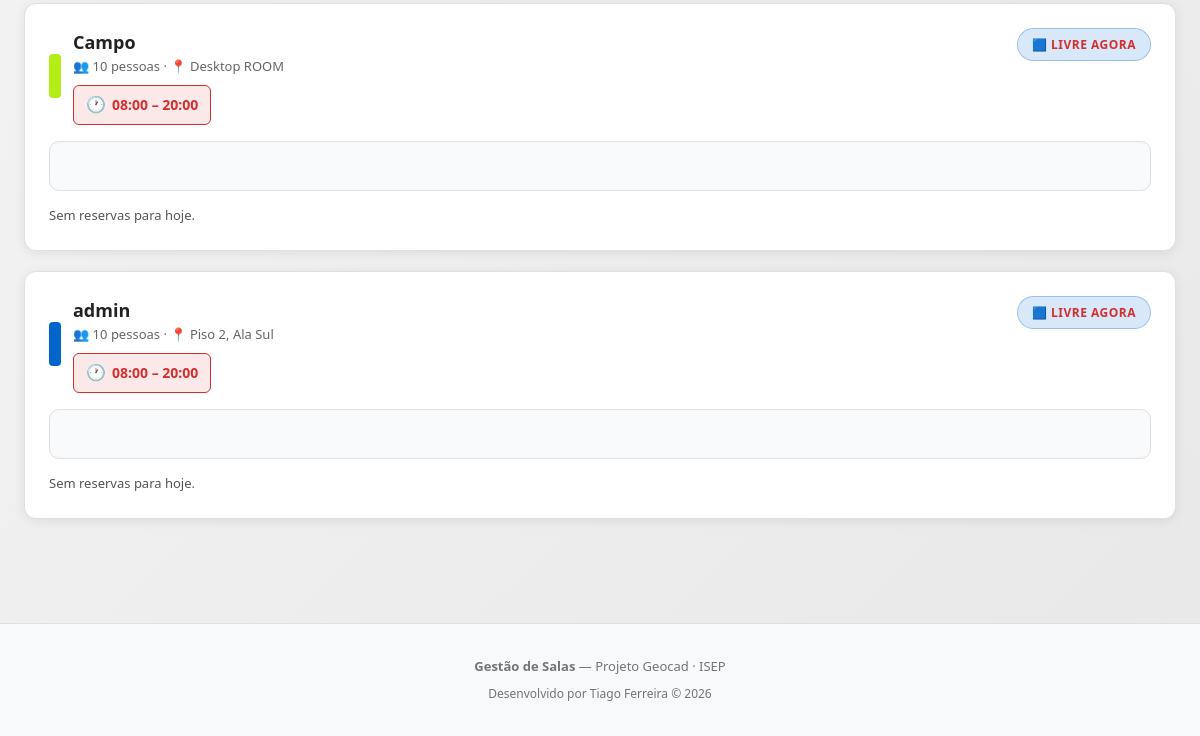
Page / (signed in, lower part) on the earlier database version.
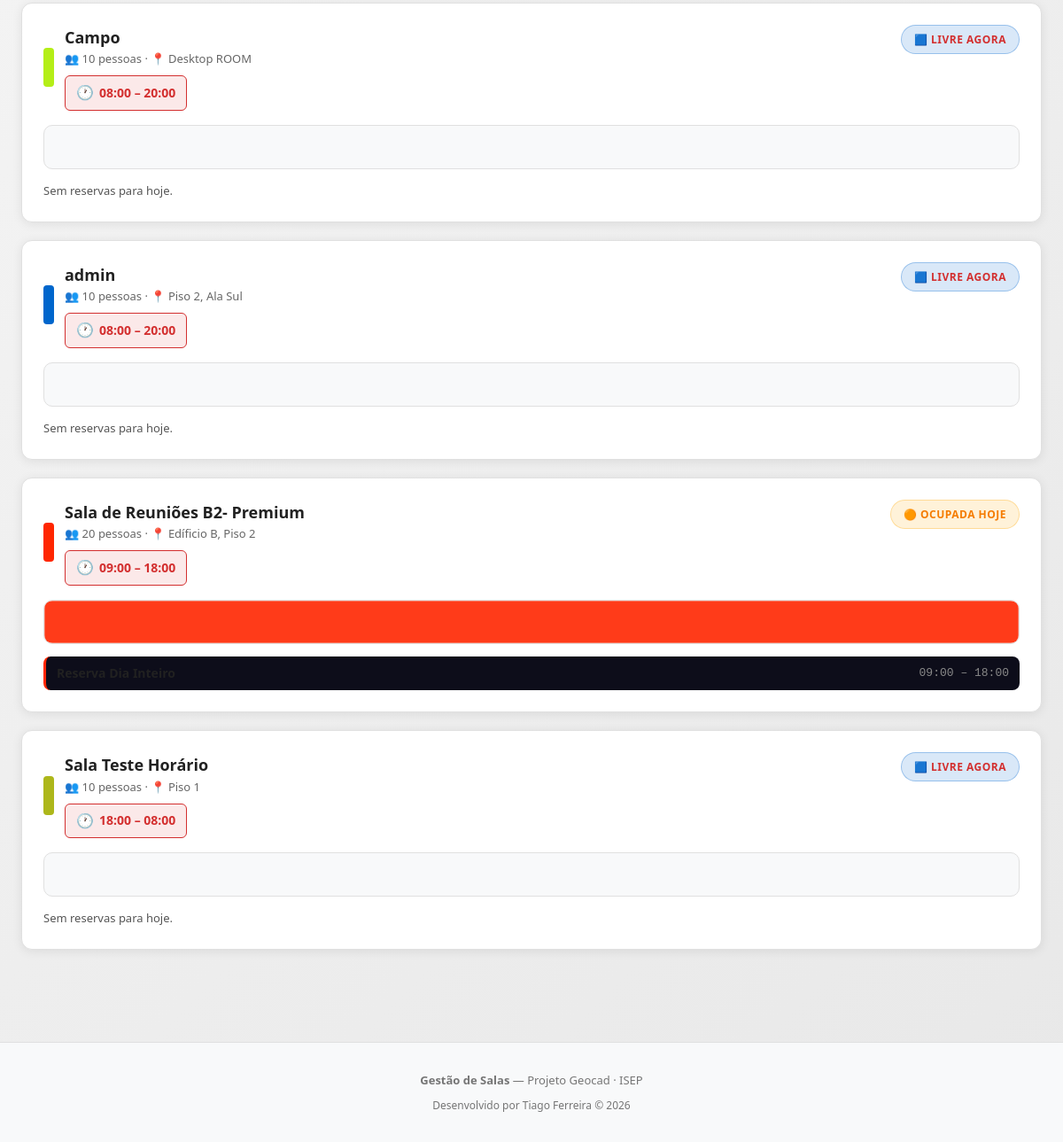
Same page on the later database version.
### app/models.py (models this page shows)
class Room(Base):
    __tablename__ = "rooms"
    id         = Column(Integer, primary_key=True, index=True)
    name       = Column(String, nullable=False)
    capacity   = Column(Integer, nullable=False)
    location   = Column(String, nullable=False)
    color      = Column(String, default="#e85d04")
    start_time = Column(String, nullable=False)        # ex: "08:00"
    end_time   = Column(String, nullable=False)        # ex: "18:00"
    work_days  = Column(String, default="1,2,3,4,5")  # dias da semana separados por vírgula
    reservations = relationship("Reservation", back_populates="room")
    equipment = relationship("Equipment", back_populates="room")

class Reservation(Base):
    __tablename__ = "reservations"
    id         = Column(Integer, primary_key=True, index=True)
    title      = Column(String, nullable=False)
    date       = Column(String, nullable=False)        # ex: "2026-02-23"
    start_time = Column(String, nullable=False)        # ex: "09:00"
    end_time   = Column(String, nullable=False)        # ex: "10:00"
    room_id = Column(Integer, ForeignKey("rooms.id"), nullable=False)
    user_id = Column(Integer, ForeignKey("users.id"), nullable=False)
    room = relationship("Room", back_populates="reservations")
    user = relationship("User", back_populates="reservations")

### app/routers/public.py (the view)
@router.get("/")
async def public_view(request: Request, db=Depends(get_db)):
    rooms = db.query(models.Room).all()
    today = str(date_type.today())
    reservations = db.query(models.Reservation).filter(models.Reservation.date == today).all()
    user = get_current_user(request, db)
    return request.app.state.templates.TemplateResponse(
        "public.html",
        {"request": request, "rooms": rooms, "reservations": reservations, "today": today, "user": user},
    )

### app/templates/public.html (shortened to what this page needs)
{% extends "base.html" %}
{% block content %}
<div class="container">
  {% if rooms %}
    <div style="display: flex; flex-direction: column; gap: 20px;">
      {% for room in rooms %}
        {% set room_res = reservations | selectattr("room_id", "equalto", room.id) | list %}
        <div class="card">
          <div style="display: flex; justify-content: space-between; align-items: flex-start; margin-bottom: 16px; flex-wrap: wrap; gap: 12px;">
            <div style="display: flex; align-items: center; gap: 12px;">
              <div style="width: 12px; height: 44px; border-radius: 4px; background: {{ room.color }};"></div>
              <div>
                <div style="font-size: 18px; font-weight: 700;">{{ room.name }}</div>
                <div style="color: #666; font-size: 13px;">👥 {{ room.capacity }} pessoas · 📍 {{ room.location }}</div>
                <div class="room-schedule">
                  <span class="time-icon">🕐</span>
                  <span>{{ room.start_time }} – {{ room.end_time }}</span>
                </div>
              </div>
            </div>
            {% if room_res | length == 0 %}
              <span class="tag tag-blue">🟦 Livre agora</span>
            {% else %}
              <span class="tag tag-orange">🟠 Ocupada hoje</span>
            {% endif %}
          </div>
          <div class="occ-bar">
            {% set start_min = room.start_time.split(':')[0] | int * 60 + room.start_time.split(':')[1] | int %}
            {% set end_min = room.end_time.split(':')[0] | int * 60 + room.end_time.split(':')[1] | int %}
            {% set total = end_min - start_min %}
            {% for r in room_res %}
              {% set s = r.start_time.split(':')[0] | int * 60 + r.start_time.split(':')[1] | int %}
              {% set e = r.end_time.split(':')[0] | int * 60 + r.end_time.split(':')[1] | int %}
              {% set left = ((s - start_min) / total * 100) %}
              {% set width = ((e - s) / total * 100) %}
              <div class="occ-segment"
                   style="left: {{ left }}%; width: {{ width }}%; background: {{ room.color }};"
                   data-title="{{ r.title }}: {{ r.start_time }}–{{ r.end_time }}"></div>
            {% endfor %}
          </div>
          <div style="margin-top: 14px; display: flex; flex-direction: column; gap: 6px;">
            {% if room_res %}
              {% for r in room_res | sort(attribute='start_time') %}
                <div style="display: flex; justify-content: space-between; align-items: center; padding: 8px 12px; background: #0d0d1a; border-radius: 8px; border-left: 3px solid {{ room.color }};">
                  <span style="font-weight: 600; font-size: 14px;">{{ r.title }}</span>
                  <span style="font-family: monospace; font-size: 13px; color: #888;">{{ r.start_time }} – {{ r.end_time }}</span>
                </div>
              {% endfor %}
            {% else %}
              <div style="color: #555; font-size: 13px;">Sem reservas para hoje.</div>
            {% endif %}
          </div>
        </div>
      {% endfor %}
    </div>
  {% else %}
    <div class="card" style="text-align: center; padding: 48px; color: #555;">
      <div style="font-size: 40px; margin-bottom: 12px;">🏢</div>
      <p>Ainda não existem salas registadas.</p>
    </div>
  {% endif %}
</div>
{% endblock %}

Differences in the rows shown:
added Room: name "Sala de Reuniões B2- Premium", capacity "20", location "Edíficio B, Piso 2", start_time "09:00", end_time "18:00", shows "🟠 OCUPADA HOJE"
added Reservation: title "Reserva Dia Inteiro", start_time "09:00", end_time "18:00"
added Room: name "Sala Teste Horário", capacity "10", location "Piso 1", start_time "18:00", end_time "08:00", shows "🟦 LIVRE AGORA", shows "Sem reservas para hoje."
